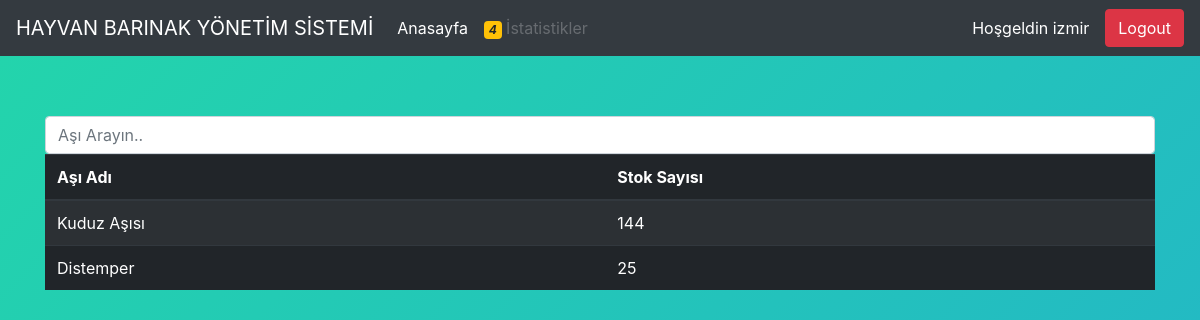
Screenshot of /aşılar.php (signed in) with the database file from the repository.
### tables this page shows
CREATE TABLE IF NOT EXISTS `belediye_asi` (
  `belediyeID` int(11) NOT NULL,
  `asiID` int(11) NOT NULL,
  `stokSayısı` int(11) NOT NULL
);

CREATE TABLE IF NOT EXISTS `asi` (
  `asiID` int(11) NOT NULL AUTO_INCREMENT,
  `asiAD` varchar(20) NOT NULL,
  `ilkAsilamaZamani` varchar(20) NOT NULL,
  `tekrari` varchar(20) NOT NULL,
  `maliyet` int(11) NOT NULL,
  PRIMARY KEY (`asiID`)
);

### aşılar.php (the view, shortened to what this page needs)
<?php include("header.php");?>
<div class="container" style="margin-top: 5%;">
  <input class="form-control" id="myInput" type="text" placeholder="Aşı Arayın..">
<table class="table table-striped table-dark">
  <thead>
    <tr>
      <th scope="col">Aşı Adı</th>
      <th scope="col">Stok Sayısı</th>
    </tr>
  </thead>
  <tbody id="myTable">
<?php
   include("config.php");
 $myusername = mysqli_real_escape_string($db,$_SESSION['login_user']);
$sql = "SELECT *
FROM belediye_asi ba
INNER JOIN belediye b ON b.belediyeID=ba.belediyeID
INNER JOIN asi a ON a.asiID=ba.asiID
WHERE b.belediyeAdi = '$myusername'";
      $result = mysqli_query($db,$sql);
if(mysqli_num_rows($result) > 0 ){
  while ($row = mysqli_fetch_array($result)){?>
 <tr>
       <td><?php echo $row['asiAD'];   ?></td>
       <td><?php echo $row['stokSayısı'];   ?></td>
 </tr>
<?php }} ?>
  </tbody>
</table>
</div>

### rows the page displays
belediye_asi: asi.asiAD "Kuduz Aşısı", stokSayısı "144"
belediye_asi: asi.asiAD "Distemper", stokSayısı "25"

### other values shown
$_SESSION['login_user'] "izmir"
